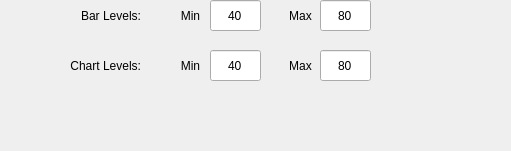
    <widget class="QWidget" name="ctrl_temperature" native="true">
     <property name="geometry">
      <rect>
       <x>630</x>
       <y>10</y>
       <width>511</width>
       <height>151</height>
      </rect>
     </property>
     <widget class="QLabel" name="qlabel_level_3">
      <property name="geometry">
       <rect>
        <x>30</x>
        <y>50</y>
        <width>111</width>
        <height>31</height>
       </rect>
      </property>
      <property name="text">
       <string>Chart Levels:</string>
      </property>
      <property name="alignment">
       <set>Qt::AlignRight|Qt::AlignTrailing|Qt::AlignVCenter</set>
      </property>
     </widget>
     <widget class="QLineEdit" name="qline_chart_level_max">
      <property name="geometry">
       <rect>
        <x>320</x>
        <y>50</y>
        <width>51</width>
        <height>31</height>
       </rect>
      </property>
      <property name="text">
       <string>80</string>
      </property>
      <property name="alignment">
       <set>Qt::AlignCenter</set>
      </property>
     </widget>
     <widget class="QLabel" name="qlabel_level_max_3">
      <property name="geometry">
       <rect>
        <x>280</x>
        <y>50</y>
        <width>41</width>
        <height>31</height>
       </rect>
      </property>
      <property name="text">
       <string>Max</string>
      </property>
      <property name="alignment">
       <set>Qt::AlignCenter</set>
      </property>
     </widget>
     <widget class="QLineEdit" name="qline_chart_level_min">
      <property name="geometry">
       <rect>
        <x>210</x>
        <y>50</y>
        <width>51</width>
        <height>31</height>
       </rect>
      </property>
      <property name="text">
       <string>40</string>
      </property>
      <property name="alignment">
       <set>Qt::AlignCenter</set>
      </property>
     </widget>
     <widget class="QLabel" name="qlabel_level_min_3">
      <property name="geometry">
       <rect>
        <x>170</x>
        <y>50</y>
        <width>41</width>
        <height>31</height>
       </rect>
      </property>
      <property name="text">
       <string>Min</string>
      </property>
      <property name="alignment">
       <set>Qt::AlignCenter</set>
      </property>
     </widget>
     <widget class="QLineEdit" name="qline_bar_level_max">
      <property name="geometry">
       <rect>
        <x>320</x>
        <y>0</y>
        <width>51</width>
        <height>31</height>
       </rect>
      </property>
      <property name="text">
       <string>80</string>
      </property>
      <property name="alignment">
       <set>Qt::AlignCenter</set>
      </property>
     </widget>
     <widget class="QLabel" name="qlabel_level_min_4">
      <property name="geometry">
       <rect>
        <x>170</x>
        <y>0</y>
        <width>41</width>
        <height>31</height>
       </rect>
      </property>
      <property name="text">
       <string>Min</string>
      </property>
      <property name="alignment">
       <set>Qt::AlignCenter</set>
      </property>
     </widget>
     <widget class="QLabel" name="qlabel_level_4">
      <property name="geometry">
       <rect>
        <x>30</x>
        <y>0</y>
        <width>111</width>
        <height>31</height>
       </rect>
      </property>
      <property name="text">
       <string>Bar Levels:</string>
      </property>
      <property name="alignment">
       <set>Qt::AlignRight|Qt::AlignTrailing|Qt::AlignVCenter</set>
      </property>
     </widget>
     <widget class="QLineEdit" name="qline_bar_level_min">
      <property name="geometry">
       <rect>
        <x>210</x>
        <y>0</y>
        <width>51</width>
        <height>31</height>
       </rect>
      </property>
      <property name="text">
       <string>40</string>
      </property>
      <property name="alignment">
       <set>Qt::AlignCenter</set>
      </property>
     </widget>
     <widget class="QLabel" name="qlabel_level_max_4">
      <property name="geometry">
       <rect>
        <x>280</x>
        <y>0</y>
        <width>41</width>
        <height>31</height>
       </rect>
      </property>
      <property name="text">
       <string>Max</string>
      </property>
      <property name="alignment">
       <set>Qt::AlignCenter</set>
      </property>
     </widget>
    </widget>
